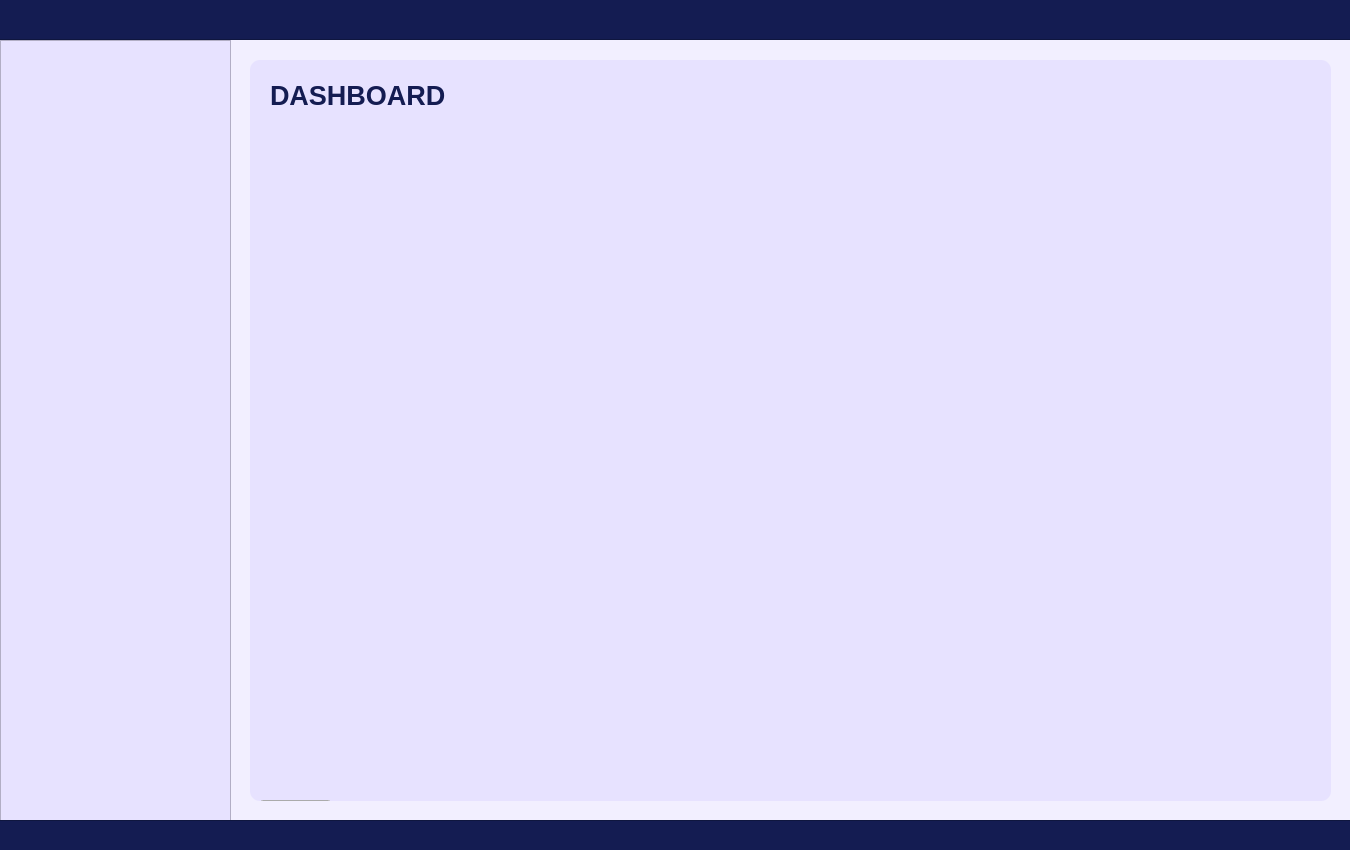
<?xml version="1.0" encoding="UTF-8"?>
<ui version="4.0">
 <class>User_dashboardWidget</class>
 <widget class="QWidget" name="User_dashboardWidget">
  <property name="geometry">
   <rect>
    <x>0</x>
    <y>0</y>
    <width>1350</width>
    <height>850</height>
   </rect>
  </property>
  <property name="sizePolicy">
   <sizepolicy hsizetype="Fixed" vsizetype="Fixed">
    <horstretch>0</horstretch>
    <verstretch>0</verstretch>
   </sizepolicy>
  </property>
  <property name="maximumSize">
   <size>
    <width>1350</width>
    <height>850</height>
   </size>
  </property>
  <property name="windowTitle">
   <string>Form</string>
  </property>
  <property name="styleSheet">
   <string notr="true">#User_dashboardWidget{
	background-color: #f2efff;
}</string>
  </property>
  <widget class="QFrame" name="navbar_container">
   <property name="geometry">
    <rect>
     <x>0</x>
     <y>40</y>
     <width>231</width>
     <height>781</height>
    </rect>
   </property>
   <property name="sizePolicy">
    <sizepolicy hsizetype="Expanding" vsizetype="Fixed">
     <horstretch>0</horstretch>
     <verstretch>0</verstretch>
    </sizepolicy>
   </property>
   <property name="styleSheet">
    <string notr="true">#navbar_container {
	background-color: #e7e2ff;
}</string>
   </property>
   <property name="frameShape">
    <enum>QFrame::Shape::StyledPanel</enum>
   </property>
   <property name="frameShadow">
    <enum>QFrame::Shadow::Raised</enum>
   </property>
  </widget>
  <widget class="QFrame" name="border_blueLines1">
   <property name="geometry">
    <rect>
     <x>-10</x>
     <y>-1</y>
     <width>1371</width>
     <height>41</height>
    </rect>
   </property>
   <property name="styleSheet">
    <string notr="true">#border_blueLines1{
	background-color: #141c52;
}
</string>
   </property>
   <property name="frameShape">
    <enum>QFrame::Shape::StyledPanel</enum>
   </property>
   <property name="frameShadow">
    <enum>QFrame::Shadow::Raised</enum>
   </property>
  </widget>
  <widget class="QFrame" name="border_blueLines2">
   <property name="geometry">
    <rect>
     <x>-10</x>
     <y>820</y>
     <width>1381</width>
     <height>31</height>
    </rect>
   </property>
   <property name="styleSheet">
    <string notr="true">#border_blueLines2{
	background-color: #141c52;
}
</string>
   </property>
   <property name="frameShape">
    <enum>QFrame::Shape::StyledPanel</enum>
   </property>
   <property name="frameShadow">
    <enum>QFrame::Shadow::Raised</enum>
   </property>
  </widget>
  <widget class="QFrame" name="baseBodyFrame">
   <property name="geometry">
    <rect>
     <x>250</x>
     <y>60</y>
     <width>1081</width>
     <height>741</height>
    </rect>
   </property>
   <property name="styleSheet">
    <string notr="true">#baseBodyFrame {
	background-color: #e7e2ff;
	border: none;
	border-radius: 10px;
}</string>
   </property>
   <property name="frameShape">
    <enum>QFrame::Shape::StyledPanel</enum>
   </property>
   <property name="frameShadow">
    <enum>QFrame::Shadow::Raised</enum>
   </property>
   <widget class="QPushButton" name="logout_buttonLogout_3">
    <property name="geometry">
     <rect>
      <x>10</x>
      <y>740</y>
      <width>71</width>
      <height>31</height>
     </rect>
    </property>
    <property name="font">
     <font>
      <family>Arial</family>
      <pointsize>8</pointsize>
      <bold>true</bold>
     </font>
    </property>
    <property name="cursor">
     <cursorShape>PointingHandCursor</cursorShape>
    </property>
    <property name="styleSheet">
     <string notr="true">#logout_buttonLogout {
    background-color: #bc1c1c;
    color: white;
    border-radius: 5px;
    padding: 10px; /* Optional: Adjusts spacing inside the button */
}
#logout_buttonLogout:hover {
    background-color: #d82020; /* Slightly lighter blue when hovered */
}
#logout_buttonLogout:pressed {
    background-color: #8c1515; /* Darker blue when clicked */
}</string>
    </property>
    <property name="text">
     <string>LOGOUT</string>
    </property>
   </widget>
   <widget class="QLabel" name="title_bodyDashboard">
    <property name="geometry">
     <rect>
      <x>20</x>
      <y>20</y>
      <width>381</width>
      <height>31</height>
     </rect>
    </property>
    <property name="font">
     <font>
      <family>Arial</family>
      <pointsize>20</pointsize>
      <bold>true</bold>
     </font>
    </property>
    <property name="styleSheet">
     <string notr="true">#title_bodyDashboard {
	background-color: transparent;
	color: #141c52;
}
</string>
    </property>
    <property name="text">
     <string>DASHBOARD</string>
    </property>
   </widget>
  </widget>
 </widget>
 <resources/>
 <connections/>
</ui>
